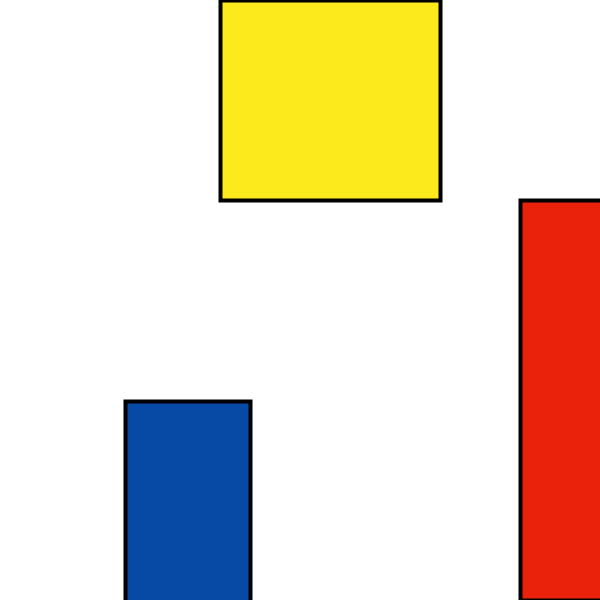
Frame 1 (no input)
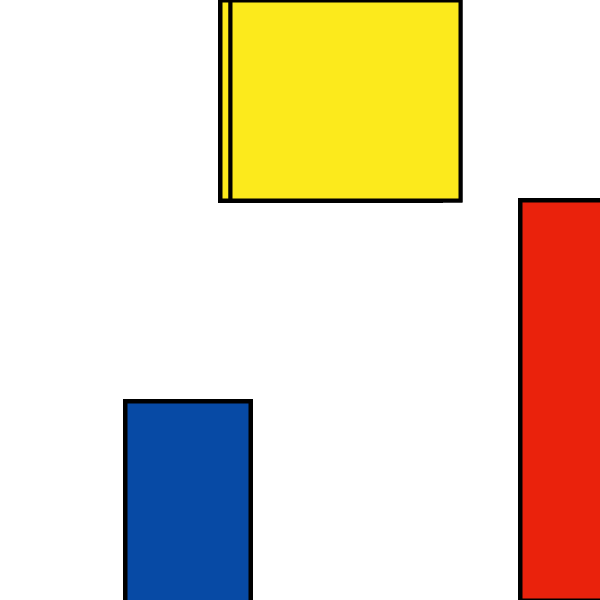
Frame 60 (the mouse pressed at the canvas centre just before this capture)
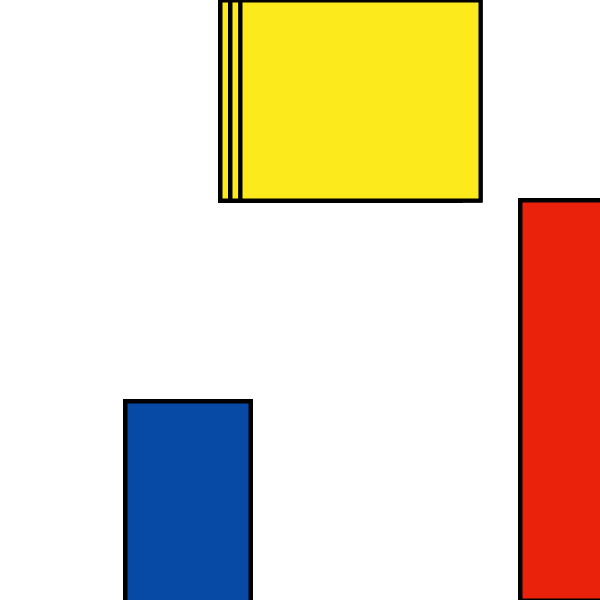
Frame 120 (the mouse held since frame 60 and released just before this capture)

The Processing sketch that drew these frames (run headless with seeded random() and noise(); from frame 60 on, the mouse is pressed at the canvas centre):

// Processing sketch: timekeeper
// ── timekeeper.pde
void setup() {
  size(600, 600);
  background(#FFFFFF);
}

void draw() {
  float s= map(second(),0,60,0,600);
  float m= map(minute(),0,60,0,600);
  float h= map(hour(),0,24,0,600);
  
  strokeWeight(4);
  fill(#FCEA1C);
  rect(s,0,s,200);
  
  fill(#EA220C);
  rect(m,200,m,400);
  
  fill(#074AA5);
  rect(h,401,h,600);
}
